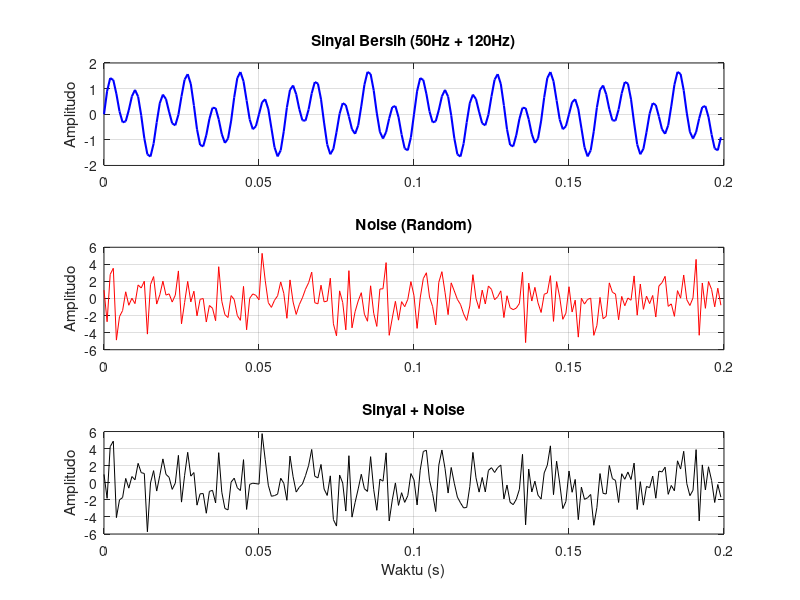

Write the MATLAB code that produced this figure. (Note: this script raises an error after producing the figure.)
%% ========================================================================
%  BAB 18: SIGNAL PROCESSING
%  Tutorial MATLAB Lengkap - Dari Dasar hingga Advanced
%  ========================================================================
%  Memerlukan: Signal Processing Toolbox
%  Topik:
%    18.1 Sinyal dasar
%    18.2 Fourier Transform (FFT)
%    18.3 Filter design
%    18.4 Spektral analisis
%    18.5 Windowing
%    18.6 Convolution dan correlation
%  ========================================================================

%% 18.1 Sinyal Dasar

fprintf('=== Sinyal Dasar ===\n')

Fs = 1000;               % Sampling frequency (Hz)
T = 1/Fs;                 % Sampling period
t = 0:T:1-T;              % Time vector (1 detik)

% --- Sinusoidal ---
f1 = 50;   % 50 Hz
f2 = 120;  % 120 Hz
sinyal_bersih = 0.7*sin(2*pi*f1*t) + sin(2*pi*f2*t);

% Tambahkan noise
noise = 2*randn(size(t));
sinyal_noisy = sinyal_bersih + noise;

% Plot
figure
subplot(3, 1, 1)
plot(t(1:200), sinyal_bersih(1:200), 'b-', 'LineWidth', 1.5)
title('Sinyal Bersih (50Hz + 120Hz)')
ylabel('Amplitudo'), grid on

subplot(3, 1, 2)
plot(t(1:200), noise(1:200), 'r-')
title('Noise (Random)')
ylabel('Amplitudo'), grid on

subplot(3, 1, 3)
plot(t(1:200), sinyal_noisy(1:200), 'k-')
title('Sinyal + Noise')
xlabel('Waktu (s)'), ylabel('Amplitudo'), grid on

sgtitle('Sinyal Dasar', 'FontSize', 14)

% --- Sinyal lainnya ---
figure

% Square wave
subplot(2, 3, 1)
sq = square(2*pi*10*t);
plot(t(1:200), sq(1:200), 'LineWidth', 1.5)
title('Square Wave'), ylim([-1.5 1.5]), grid on

% Sawtooth wave
subplot(2, 3, 2)
sw = sawtooth(2*pi*10*t);
plot(t(1:200), sw(1:200), 'LineWidth', 1.5)
title('Sawtooth Wave'), grid on

% Impulse
subplot(2, 3, 3)
imp = zeros(size(t));
imp(500) = 1;
stem(t(490:510), imp(490:510), 'filled')
title('Impulse'), grid on

% Chirp (frequency sweep)
subplot(2, 3, 4)
chirp_sig = chirp(t, 10, 1, 200);  % 10Hz to 200Hz
plot(t(1:500), chirp_sig(1:500), 'LineWidth', 1)
title('Chirp Signal'), grid on

% Gaussian pulse
subplot(2, 3, 5)
gauss = exp(-(t-0.5).^2 / (2*0.01^2));
plot(t, gauss, 'LineWidth', 1.5)
title('Gaussian Pulse'), grid on

% AM signal
subplot(2, 3, 6)
carrier = sin(2*pi*200*t);
modulator = 0.5 + 0.5*sin(2*pi*5*t);
am = modulator .* carrier;
plot(t(1:500), am(1:500), 'LineWidth', 1)
title('AM Signal'), grid on

%% 18.2 Fourier Transform (FFT)

fprintf('\n=== FFT ===\n')

% FFT dari sinyal noisy
N = length(sinyal_noisy);
Y = fft(sinyal_noisy);

% Spektrum dua sisi
P2 = abs(Y/N);

% Spektrum satu sisi
P1 = P2(1:N/2+1);
P1(2:end-1) = 2*P1(2:end-1);

% Frequency axis
f = Fs*(0:(N/2))/N;

figure
subplot(2, 1, 1)
plot(t(1:200), sinyal_noisy(1:200))
title('Sinyal Noisy (Time Domain)')
xlabel('Waktu (s)')
grid on

subplot(2, 1, 2)
plot(f, P1, 'b-', 'LineWidth', 1.5)
title('Spektrum Frekuensi (FFT)')
xlabel('Frekuensi (Hz)')
ylabel('|P1(f)|')
xlim([0 200])
grid on

% Identifikasi puncak frekuensi
[peaks_val, peaks_idx] = findpeaks(P1, 'MinPeakHeight', 0.3);
fprintf('Frekuensi dominan:\n')
for i = 1:length(peaks_idx)
    fprintf('  %.1f Hz (amplitudo: %.3f)\n', f(peaks_idx(i)), peaks_val(i))
end

% --- IFFT: inverse FFT ---
% Rekonstruksi sinyal dari domain frekuensi
Y_filtered = Y;
% Zero-out frekuensi di luar 40-130 Hz
freq_axis = (0:N-1) * Fs / N;
mask = (freq_axis > 40 & freq_axis < 130) | ...
       (freq_axis > Fs-130 & freq_axis < Fs-40);
Y_filtered(~mask) = 0;

sinyal_filtered = real(ifft(Y_filtered));

figure
plot(t(1:200), sinyal_bersih(1:200), 'b-', 'LineWidth', 2)
hold on
plot(t(1:200), sinyal_filtered(1:200), 'r--', 'LineWidth', 1.5)
legend('Asli', 'Filtered via FFT')
title('Rekonstruksi Sinyal via FFT')
grid on

%% 18.3 Filter Design

fprintf('\n=== Filter Design ===\n')

% --- Lowpass filter ---
% Rancang filter Butterworth orde 6, cutoff 100 Hz
order = 6;
Wn = 100 / (Fs/2);  % Normalized frequency (0 to 1, 1 = Nyquist)
[b_lp, a_lp] = butter(order, Wn, 'low');

% Apply filter
y_lowpass = filter(b_lp, a_lp, sinyal_noisy);

% filtfilt: zero-phase filtering (no delay)
y_lowpass_zp = filtfilt(b_lp, a_lp, sinyal_noisy);

figure
subplot(3, 1, 1)
plot(t(1:200), sinyal_noisy(1:200))
title('Sinyal Asli (Noisy)'), grid on

subplot(3, 1, 2)
plot(t(1:200), y_lowpass(1:200), 'r-', 'LineWidth', 1.5)
hold on
plot(t(1:200), sinyal_bersih(1:200), 'b--', 'LineWidth', 1)
title('Lowpass Filtered (< 100 Hz) - hanya 50Hz tersisa')
legend('Filtered', 'Original'), grid on

subplot(3, 1, 3)
plot(t(1:200), y_lowpass_zp(1:200), 'r-', 'LineWidth', 1.5)
hold on
plot(t(1:200), sinyal_bersih(1:200), 'b--', 'LineWidth', 1)
title('Zero-Phase Filtered (filtfilt)')
legend('Filtered', 'Original'), grid on

% --- Frequency response ---
figure
freqz(b_lp, a_lp, 1024, Fs)
title('Frequency Response - Butterworth Lowpass')

% --- Highpass filter ---
[b_hp, a_hp] = butter(order, Wn, 'high');
y_highpass = filtfilt(b_hp, a_hp, sinyal_noisy);

% --- Bandpass filter ---
Wn_bp = [40 130] / (Fs/2);  % 40-130 Hz
[b_bp, a_bp] = butter(4, Wn_bp, 'bandpass');
y_bandpass = filtfilt(b_bp, a_bp, sinyal_noisy);

figure
subplot(2, 1, 1)
plot(t(1:500), y_highpass(1:500), 'LineWidth', 1.5)
title('Highpass (> 100 Hz) - hanya 120Hz tersisa'), grid on

subplot(2, 1, 2)
plot(t(1:500), y_bandpass(1:500), 'LineWidth', 1.5)
hold on
plot(t(1:500), sinyal_bersih(1:500), 'r--')
title('Bandpass (40-130 Hz) - kedua frekuensi tersisa')
legend('Filtered', 'Original'), grid on

% --- FIR filter (menggunakan fir1) ---
n_fir = 50;
b_fir = fir1(n_fir, Wn);   % FIR lowpass
y_fir = filtfilt(b_fir, 1, sinyal_noisy);

% --- Moving average filter ---
window_size = 20;
b_ma = ones(1, window_size) / window_size;
y_ma = filter(b_ma, 1, sinyal_noisy);

%% 18.4 Spektral Analisis

fprintf('\n=== Spektral Analisis ===\n')

% --- Power Spectral Density (PSD) ---
figure

% Metode: periodogram
subplot(2, 1, 1)
[pxx, f_psd] = periodogram(sinyal_noisy, [], [], Fs);
plot(f_psd, 10*log10(pxx), 'LineWidth', 1.5)
title('PSD - Periodogram')
xlabel('Frekuensi (Hz)'), ylabel('Power/Frequency (dB/Hz)')
xlim([0 200]), grid on

% Metode: Welch (lebih smooth)
subplot(2, 1, 2)
[pxx_w, f_w] = pwelch(sinyal_noisy, 256, 128, 256, Fs);
plot(f_w, 10*log10(pxx_w), 'LineWidth', 1.5)
title('PSD - Welch Method')
xlabel('Frekuensi (Hz)'), ylabel('Power/Frequency (dB/Hz)')
xlim([0 200]), grid on

% --- Spectrogram (time-frequency analysis) ---
% Buat sinyal dengan frekuensi berubah (chirp)
t_chirp = 0:1/Fs:2;
chirp_signal = chirp(t_chirp, 10, 2, 400);

figure
spectrogram(chirp_signal, 256, 200, 256, Fs, 'yaxis')
title('Spectrogram - Chirp Signal')
colorbar

%% 18.5 Windowing

fprintf('\n=== Windowing ===\n')

N_win = 64;

% Jenis-jenis window
w_rect = rectwin(N_win);
w_hann = hann(N_win);
w_hamm = hamming(N_win);
w_black = blackman(N_win);
w_kaiser = kaiser(N_win, 5);

figure
subplot(2, 1, 1)
plot(w_rect, 'LineWidth', 1.5), hold on
plot(w_hann, 'LineWidth', 1.5)
plot(w_hamm, 'LineWidth', 1.5)
plot(w_black, 'LineWidth', 1.5)
plot(w_kaiser, 'LineWidth', 1.5)
legend('Rectangular', 'Hanning', 'Hamming', 'Blackman', 'Kaiser')
title('Window Functions'), grid on

subplot(2, 1, 2)
[H_rect, f_w] = freqz(w_rect, 1, 512);
[H_hann, ~] = freqz(w_hann, 1, 512);
[H_hamm, ~] = freqz(w_hamm, 1, 512);

plot(f_w/pi, 20*log10(abs(H_rect)/max(abs(H_rect))), 'LineWidth', 1.5), hold on
plot(f_w/pi, 20*log10(abs(H_hann)/max(abs(H_hann))), 'LineWidth', 1.5)
plot(f_w/pi, 20*log10(abs(H_hamm)/max(abs(H_hamm))), 'LineWidth', 1.5)
legend('Rectangular', 'Hanning', 'Hamming')
title('Frequency Response of Windows')
ylabel('Magnitude (dB)'), xlabel('Normalized Frequency')
ylim([-80 5]), grid on

%% 18.6 Convolution dan Correlation

fprintf('\n=== Convolution & Correlation ===\n')

% --- Convolution ---
x = [1 2 3 4 5];
h = [1 1 1] / 3;    % moving average kernel

y_conv = conv(x, h, 'full');    % full convolution
y_same = conv(x, h, 'same');    % same size as x
y_valid = conv(x, h, 'valid');  % valid region only

fprintf('x     = '), disp(x)
fprintf('h     = '), disp(h)
fprintf('full  = '), disp(y_conv)
fprintf('same  = '), disp(y_same)
fprintf('valid = '), disp(y_valid)

% --- Cross-correlation ---
% Mendeteksi delay antara dua sinyal
t_cc = 0:1/Fs:0.1;
sig1 = sin(2*pi*50*t_cc);
sig2 = sin(2*pi*50*(t_cc - 0.01));  % delayed 10ms

[r, lags] = xcorr(sig1, sig2);
[~, max_idx] = max(r);
delay = lags(max_idx) / Fs;
fprintf('Detected delay: %.4f s (actual: 0.01 s)\n', delay)

figure
subplot(2, 1, 1)
plot(t_cc, sig1, 'b-', t_cc, sig2, 'r--', 'LineWidth', 1.5)
legend('Signal 1', 'Signal 2 (delayed)')
title('Two Signals'), grid on

subplot(2, 1, 2)
plot(lags/Fs, r, 'LineWidth', 1.5)
title('Cross-Correlation')
xlabel('Lag (s)'), ylabel('Correlation')
grid on

% --- Autocorrelation ---
[r_auto, lags_auto] = xcorr(sinyal_bersih, 'normalized');

figure
plot(lags_auto/Fs, r_auto, 'LineWidth', 1.5)
title('Autocorrelation')
xlabel('Lag (s)'), ylabel('Normalized Correlation')
xlim([-0.1 0.1])
grid on

%% Ringkasan Bab 18
% ==================
% - Sinyal dasar: sinusoidal, square, sawtooth, chirp
% - FFT/IFFT: transformasi domain waktu <-> frekuensi
% - Filter: Butterworth, FIR, moving average, filter/filtfilt
% - PSD: periodogram, pwelch, spectrogram
% - Windowing: hann, hamming, blackman, kaiser
% - Convolution: conv, xcorr (cross/auto-correlation)

disp('=== Bab 18: Signal Processing - Selesai! ===')
